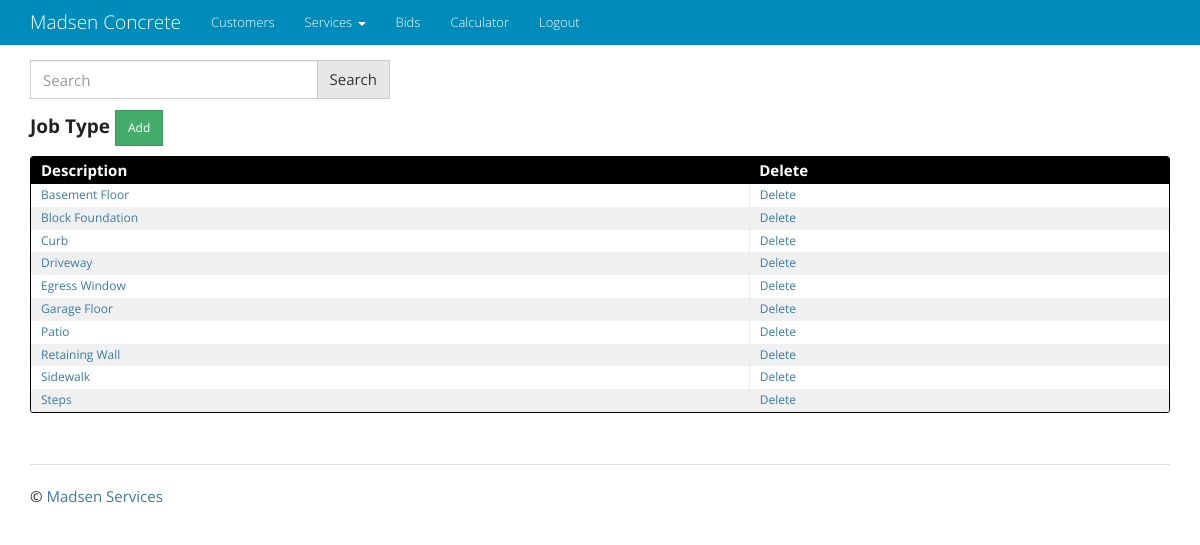
The app's page /job_type/ (signed in), older data.
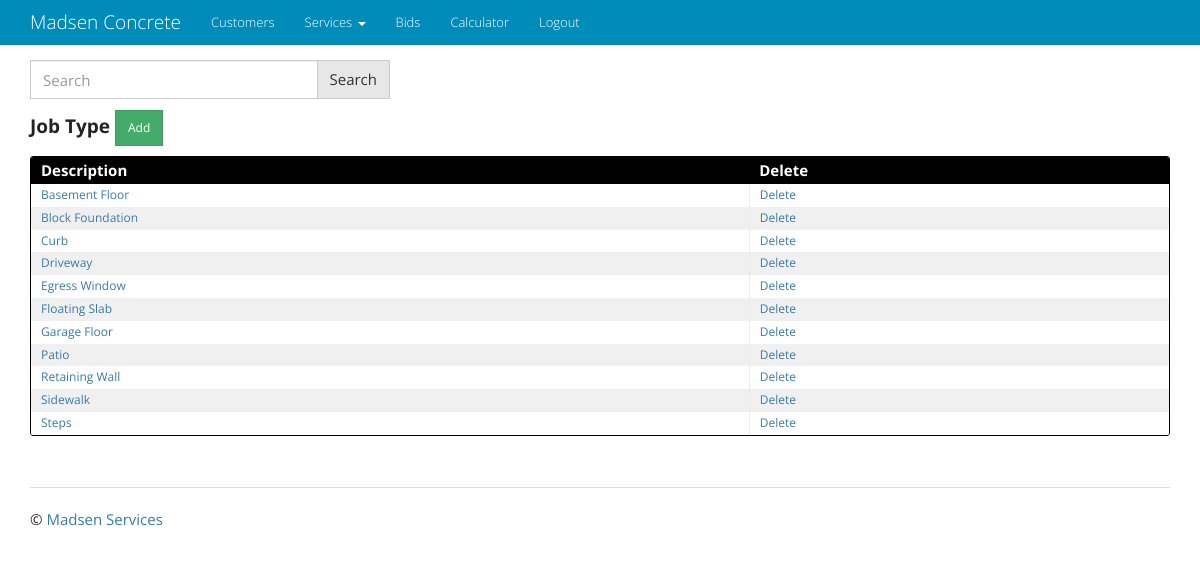
The same page, newer data.
### job_type/models.py (models this page shows, shortened)
class JobType(models.Model):
    description = models.CharField(max_length=50, unique=True)
    class Meta:
        ordering = ['description']

### job_type/views.py (the view)
class JobTypeList(LoginRequiredMixin, ListView):
    model = JobType
    def get_queryset(self):
        queryset_list = JobType.objects.order_by('description')
        query = self.request.GET.get('q')
        if query:
            queryset_list = queryset_list.filter(
                Q(description__icontains=query)
               ).distinct()
        return queryset_list

### templates/job_type/jobtype_list.html
{% extends "base.html" %}
{% block content %}
{% include 'q_search_form.html' %}
<h4 class="entries">
  <h4><strong>Job Type </strong><a href="{% url 'job_type_app:job_type_create' %}" class="btn btn-sm btn-success" role="button">Add</a></h4>
  <div class="datagrid">
    <table>
      <thead>
        <tr>
          <th><strong>Description</strong></th>
          <th><strong>Delete</strong></th>
        </tr>
      </thead>
      {% for job_type in object_list %}
          <tr style="{% cycle 'background: white' 'background: #F0F0F0' %}">
              <td><a href="{% url 'job_type_app:job_type_update' pk=job_type.pk %}">{{ job_type.description }}</a></td>
              <td><a href="{% url 'job_type_app:job_type_delete' pk=job_type.pk %}">Delete</a></td>
          </tr>
      {% endfor %}
    </table>
</div>
{% endblock %}

Row changes from the older to the newer data that the page shows:
added JobType: description "Floating Slab"
